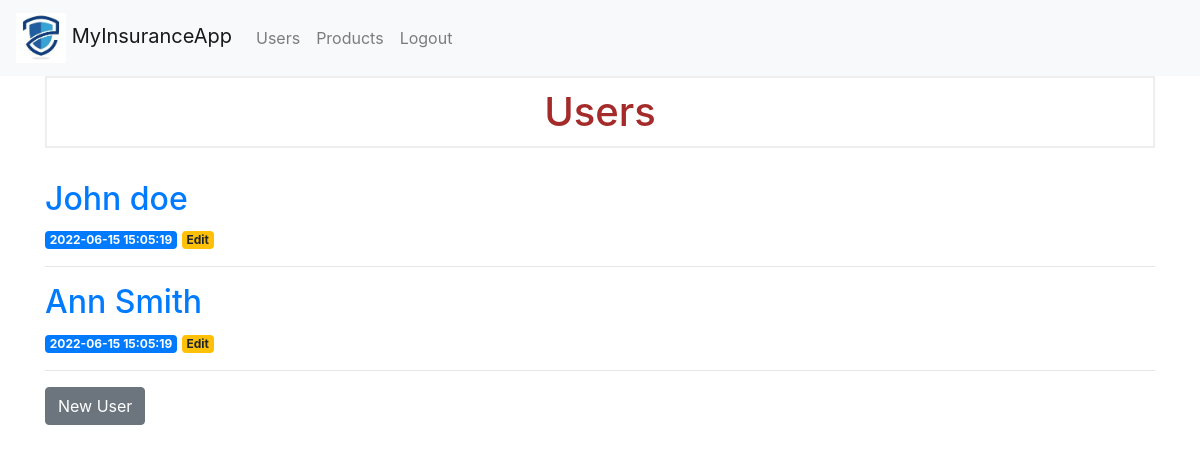
Page /users/ (signed in) on the earlier database version.
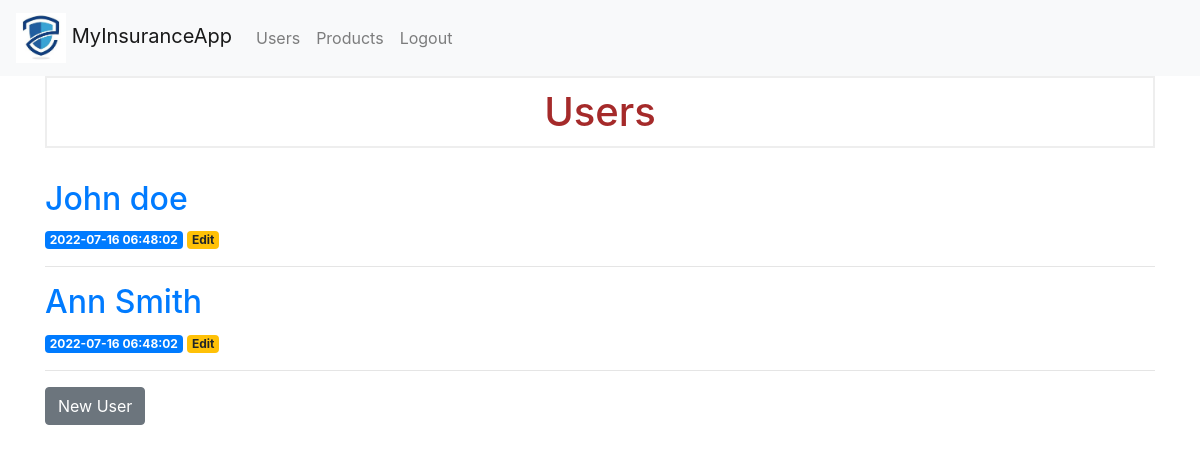
Same page on the later database version.
### tables this page shows
CREATE TABLE users (
    id INTEGER PRIMARY KEY AUTOINCREMENT,
    created TIMESTAMP DEFAULT CURRENT_TIMESTAMP,
    fullname TEXT NOT NULL,
    email TEXT NOT NULL,
    birthdate TIMESTAMP ,
    country TEXT ,
    city TEXT ,
    address TEXT, 
    password TEXT
);

### project/controllers/web/user_controller.py (the view)
@app.route('/users/')
def users():
    if not session.get("id"):
        return redirect(url_for('login'))
    users = get_users()
    return render_template('user/users.html', users=users)

### project/persistence/__init__.py (called while the page is built)
def dict_factory(cursor, row):
    d = {}
    for idx, col in enumerate(cursor.description):
        d[col[0]] = row[idx]
    return d

def get_db_connection():
    conn = sqlite3.connect('./database/database.db')
    conn.row_factory = dict_factory
    return conn

### project/persistence/users_dao.py (called while the page is built)
def get_users():
    conn = get_db_connection()
    users = conn.execute('SELECT * FROM users').fetchall()
    conn.close()
    return users

### project/templates/user/users.html
{% extends '/base.html' %}
{% block content %}
<h1>{% block title %} Users {% endblock %}</h1>
<br>
{% for user in users %}
<a href="{{ url_for('user', user_id=user['id']) }}">
    <h2>{{ user['fullname'] }}</h2>
</a>
<span class="badge badge-primary">{{ user['created'] }}</span>
<a href="{{ url_for('edituser', id=user['id']) }}">
    <span class="badge badge-warning">Edit</span>
</a>
<hr> {% endfor %}
<a class="btn btn-secondary" href="{{url_for('createuser')}}">New User</a>
{% endblock %}

Differences in the rows shown:
changed users "John doe": created "2022-06-15 15:05:19" → "2022-07-16 06:48:02"
changed users "Ann Smith": created "2022-06-15 15:05:19" → "2022-07-16 06:48:02"
